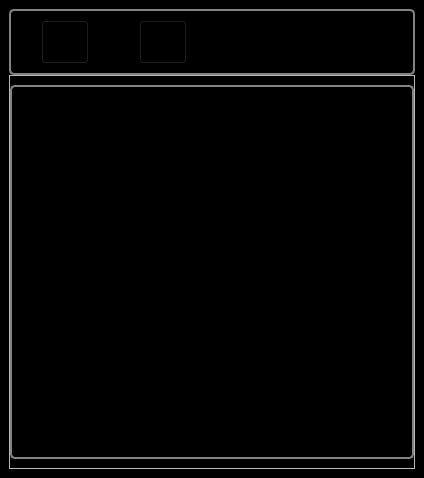
<?xml version="1.0" encoding="UTF-8"?>
<ui version="4.0">
 <class>MainWindow</class>
 <widget class="QMainWindow" name="MainWindow">
  <property name="geometry">
   <rect>
    <x>0</x>
    <y>0</y>
    <width>424</width>
    <height>478</height>
   </rect>
  </property>
  <property name="windowTitle">
   <string>Command Center</string>
  </property>
  <property name="windowIcon">
   <iconset resource="../../Resources/nSOTScannerResources.qrc">
    <normaloff>:/nSOTScanner/Pictures/jj_schema.svg</normaloff>:/nSOTScanner/Pictures/jj_schema.svg</iconset>
  </property>
  <widget class="QWidget" name="centralwidget">
   <property name="styleSheet">
    <string notr="true">#centralwidget
{
background-color: rgb(0, 0, 0);
}</string>
   </property>
   <layout class="QVBoxLayout" name="verticalLayout_2" stretch="1,6">
    <property name="spacing">
     <number>0</number>
    </property>
    <property name="leftMargin">
     <number>9</number>
    </property>
    <property name="rightMargin">
     <number>9</number>
    </property>
    <item>
     <widget class="QFrame" name="frame_PlotRelatedFunctions">
      <property name="styleSheet">
       <string notr="true">
QFrame#frame_PlotRelatedFunctions{
color: rgb(131,131,131);
background-color:rgb(0,0,0);
border: 2px solid  rgb(131,131,131);
border-radius: 5px
}
</string>
      </property>
      <property name="frameShape">
       <enum>QFrame::StyledPanel</enum>
      </property>
      <property name="frameShadow">
       <enum>QFrame::Raised</enum>
      </property>
      <layout class="QHBoxLayout" name="horizontalLayout_2" stretch="2,2,9">
       <property name="spacing">
        <number>50</number>
       </property>
       <property name="leftMargin">
        <number>30</number>
       </property>
       <item>
        <widget class="QPushButton" name="pushButton_newPlotter">
         <property name="enabled">
          <bool>true</bool>
         </property>
         <property name="sizePolicy">
          <sizepolicy hsizetype="Expanding" vsizetype="Expanding">
           <horstretch>0</horstretch>
           <verstretch>0</verstretch>
          </sizepolicy>
         </property>
         <property name="minimumSize">
          <size>
           <width>0</width>
           <height>0</height>
          </size>
         </property>
         <property name="toolTip">
          <string>&lt;html&gt;&lt;head/&gt;&lt;body&gt;&lt;p&gt;Add a new plotter&lt;/p&gt;&lt;/body&gt;&lt;/html&gt;</string>
         </property>
         <property name="styleSheet">
          <string notr="true">QPushButton:disabled#pushButton_newPlotter {image:url(:/nSOTScanner/Pictures/lock.png)}

QPushButton#pushButton_newPlotter{
image:url(:/nSOTScanner/Pictures/AddPlotter.png);
background: black;
}

QPushButton:pressed#pushButton_newPlotter{
image:url(:/nSOTScanner/Pictures/AddPlotter.png);
background: black;
border: 2px rgb(131,131,131);
border-radius: 5px
}
</string>
         </property>
         <property name="text">
          <string/>
         </property>
        </widget>
       </item>
       <item>
        <widget class="QPushButton" name="pushButton_settings">
         <property name="sizePolicy">
          <sizepolicy hsizetype="Expanding" vsizetype="Expanding">
           <horstretch>0</horstretch>
           <verstretch>0</verstretch>
          </sizepolicy>
         </property>
         <property name="toolTip">
          <string>Settings</string>
         </property>
         <property name="styleSheet">
          <string notr="true">QPushButton:disabled#pushButton_settings {image:url(:/nSOTScanner/Pictures/lock.png)}

#pushButton_settings{
image:url(:/nSOTScanner/Pictures/Setting.png);
background: black;
}

QPushButton:pressed#pushButton_settings{
image:url(:/nSOTScanner/Pictures/Setting.png);
background: black;
border: 2px rgb(131,131,131);
border-radius: 5px
}</string>
         </property>
         <property name="text">
          <string/>
         </property>
         <property name="checkable">
          <bool>false</bool>
         </property>
         <property name="checked">
          <bool>false</bool>
         </property>
        </widget>
       </item>
       <item>
        <spacer name="horizontalSpacer">
         <property name="orientation">
          <enum>Qt::Horizontal</enum>
         </property>
         <property name="sizeHint" stdset="0">
          <size>
           <width>40</width>
           <height>20</height>
          </size>
         </property>
        </spacer>
       </item>
      </layout>
     </widget>
    </item>
    <item>
     <widget class="QFrame" name="frame_2">
      <property name="frameShape">
       <enum>QFrame::StyledPanel</enum>
      </property>
      <property name="frameShadow">
       <enum>QFrame::Raised</enum>
      </property>
      <layout class="QHBoxLayout" name="horizontalLayout" stretch="0">
       <property name="spacing">
        <number>0</number>
       </property>
       <property name="leftMargin">
        <number>0</number>
       </property>
       <property name="rightMargin">
        <number>0</number>
       </property>
       <item>
        <widget class="QListWidget" name="listWidget_Plots">
         <property name="styleSheet">
          <string notr="true">QListWidget#listWidget_Plots{
color: rgb(131,131,131);
background-color:rgb(0,0,0);
border: 2px solid  rgb(131, 131, 131);
border-radius: 5px
}

QScrollBar:horizontal {
   border: 0px;
   background: black;
   height: 15px;
}
QScrollBar:vertical {
   border: 0px;
   background: black;
   width: 15px;
}</string>
         </property>
         <property name="dragDropMode">
          <enum>QAbstractItemView::DragOnly</enum>
         </property>
         <property name="selectionMode">
          <enum>QAbstractItemView::ExtendedSelection</enum>
         </property>
        </widget>
       </item>
      </layout>
     </widget>
    </item>
   </layout>
  </widget>
 </widget>
 <resources>
  <include location="../../Resources/nSOTScannerResources.qrc"/>
 </resources>
 <connections/>
</ui>
